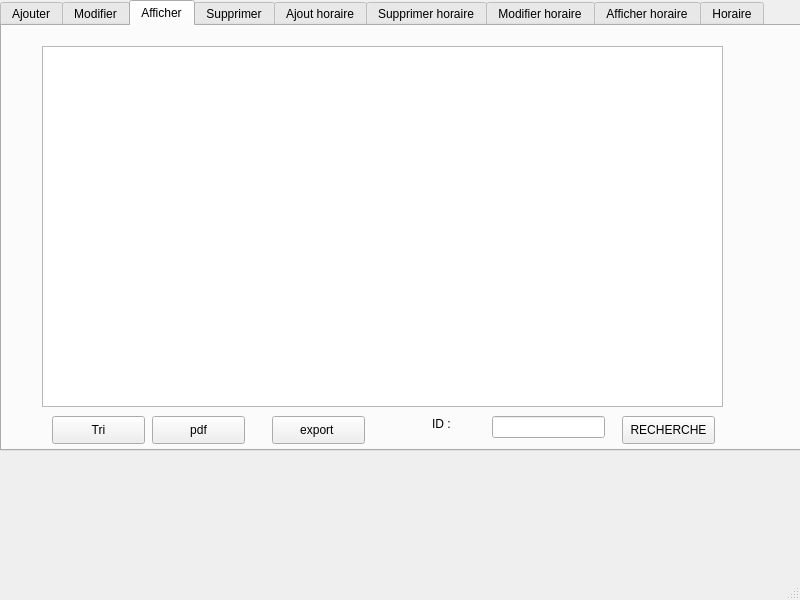
<?xml version="1.0" encoding="UTF-8"?>
<ui version="4.0">
 <class>MainWindow</class>
 <widget class="QMainWindow" name="MainWindow">
  <property name="geometry">
   <rect>
    <x>0</x>
    <y>0</y>
    <width>800</width>
    <height>600</height>
   </rect>
  </property>
  <property name="windowTitle">
   <string>MainWindow</string>
  </property>
  <widget class="QWidget" name="centralwidget">
   <widget class="QTabWidget" name="tabWidget">
    <property name="geometry">
     <rect>
      <x>0</x>
      <y>0</y>
      <width>801</width>
      <height>451</height>
     </rect>
    </property>
    <property name="currentIndex">
     <number>2</number>
    </property>
    <widget class="QWidget" name="tab">
     <attribute name="title">
      <string>Ajouter</string>
     </attribute>
     <widget class="QLabel" name="label">
      <property name="geometry">
       <rect>
        <x>40</x>
        <y>20</y>
        <width>47</width>
        <height>31</height>
       </rect>
      </property>
      <property name="text">
       <string>ID:</string>
      </property>
     </widget>
     <widget class="QLabel" name="label_2">
      <property name="geometry">
       <rect>
        <x>40</x>
        <y>94</y>
        <width>61</width>
        <height>20</height>
       </rect>
      </property>
      <property name="text">
       <string>NOM:</string>
      </property>
     </widget>
     <widget class="QLabel" name="label_3">
      <property name="geometry">
       <rect>
        <x>46</x>
        <y>220</y>
        <width>51</width>
        <height>20</height>
       </rect>
      </property>
      <property name="text">
       <string>ADRESSE:</string>
      </property>
     </widget>
     <widget class="QLineEdit" name="lineEditID">
      <property name="geometry">
       <rect>
        <x>70</x>
        <y>30</y>
        <width>113</width>
        <height>20</height>
       </rect>
      </property>
      <property name="text">
       <string>6</string>
      </property>
     </widget>
     <widget class="QLineEdit" name="lineEdit_NOM">
      <property name="geometry">
       <rect>
        <x>80</x>
        <y>100</y>
        <width>113</width>
        <height>20</height>
       </rect>
      </property>
      <property name="text">
       <string>dhafeur</string>
      </property>
     </widget>
     <widget class="QLineEdit" name="lineEditADRESSE">
      <property name="geometry">
       <rect>
        <x>110</x>
        <y>209</y>
        <width>113</width>
        <height>101</height>
       </rect>
      </property>
      <property name="text">
       <string>rue</string>
      </property>
     </widget>
     <widget class="QPushButton" name="pushButton_ajouter">
      <property name="geometry">
       <rect>
        <x>440</x>
        <y>302</y>
        <width>75</width>
        <height>31</height>
       </rect>
      </property>
      <property name="text">
       <string>ajouter</string>
      </property>
     </widget>
    </widget>
    <widget class="QWidget" name="tab_3">
     <attribute name="title">
      <string>Modifier</string>
     </attribute>
     <widget class="QLabel" name="label_4">
      <property name="geometry">
       <rect>
        <x>50</x>
        <y>30</y>
        <width>61</width>
        <height>41</height>
       </rect>
      </property>
      <property name="text">
       <string>ID:</string>
      </property>
     </widget>
     <widget class="QLabel" name="label_5">
      <property name="geometry">
       <rect>
        <x>50</x>
        <y>100</y>
        <width>61</width>
        <height>20</height>
       </rect>
      </property>
      <property name="text">
       <string>NOM:</string>
      </property>
     </widget>
     <widget class="QLabel" name="label_6">
      <property name="geometry">
       <rect>
        <x>46</x>
        <y>250</y>
        <width>61</width>
        <height>20</height>
       </rect>
      </property>
      <property name="text">
       <string>ADRESSE:</string>
      </property>
     </widget>
     <widget class="QLineEdit" name="lineEdit_4">
      <property name="geometry">
       <rect>
        <x>100</x>
        <y>40</y>
        <width>113</width>
        <height>20</height>
       </rect>
      </property>
      <property name="text">
       <string>6</string>
      </property>
     </widget>
     <widget class="QLineEdit" name="lineEdit_5">
      <property name="geometry">
       <rect>
        <x>110</x>
        <y>100</y>
        <width>131</width>
        <height>20</height>
       </rect>
      </property>
     </widget>
     <widget class="QLineEdit" name="lineEdit_6">
      <property name="geometry">
       <rect>
        <x>120</x>
        <y>200</y>
        <width>121</width>
        <height>101</height>
       </rect>
      </property>
     </widget>
     <widget class="QPushButton" name="pushButton">
      <property name="geometry">
       <rect>
        <x>460</x>
        <y>180</y>
        <width>75</width>
        <height>23</height>
       </rect>
      </property>
      <property name="text">
       <string>modifier</string>
      </property>
     </widget>
    </widget>
    <widget class="QWidget" name="tab_2">
     <attribute name="title">
      <string>Afficher</string>
     </attribute>
     <widget class="QTableView" name="tableView">
      <property name="geometry">
       <rect>
        <x>40</x>
        <y>20</y>
        <width>681</width>
        <height>361</height>
       </rect>
      </property>
     </widget>
     <widget class="QPushButton" name="pushButton_5">
      <property name="geometry">
       <rect>
        <x>50</x>
        <y>390</y>
        <width>93</width>
        <height>28</height>
       </rect>
      </property>
      <property name="text">
       <string>Tri</string>
      </property>
     </widget>
     <widget class="QLineEdit" name="lineEdit_7">
      <property name="geometry">
       <rect>
        <x>490</x>
        <y>390</y>
        <width>113</width>
        <height>22</height>
       </rect>
      </property>
     </widget>
     <widget class="QPushButton" name="pushButton_6">
      <property name="geometry">
       <rect>
        <x>620</x>
        <y>390</y>
        <width>93</width>
        <height>28</height>
       </rect>
      </property>
      <property name="text">
       <string>RECHERCHE</string>
      </property>
     </widget>
     <widget class="QLabel" name="label_15">
      <property name="geometry">
       <rect>
        <x>430</x>
        <y>390</y>
        <width>56</width>
        <height>16</height>
       </rect>
      </property>
      <property name="text">
       <string>ID :</string>
      </property>
     </widget>
     <widget class="QPushButton" name="pushButton_7">
      <property name="geometry">
       <rect>
        <x>270</x>
        <y>390</y>
        <width>93</width>
        <height>28</height>
       </rect>
      </property>
      <property name="text">
       <string>export </string>
      </property>
     </widget>
     <widget class="QPushButton" name="pdf">
      <property name="geometry">
       <rect>
        <x>150</x>
        <y>390</y>
        <width>93</width>
        <height>28</height>
       </rect>
      </property>
      <property name="text">
       <string>pdf</string>
      </property>
     </widget>
    </widget>
    <widget class="QWidget" name="tab_4">
     <attribute name="title">
      <string>Supprimer</string>
     </attribute>
     <widget class="QLabel" name="label_10">
      <property name="geometry">
       <rect>
        <x>130</x>
        <y>170</y>
        <width>47</width>
        <height>14</height>
       </rect>
      </property>
      <property name="text">
       <string>ID:</string>
      </property>
     </widget>
     <widget class="QLineEdit" name="lineEdit_10">
      <property name="geometry">
       <rect>
        <x>200</x>
        <y>160</y>
        <width>113</width>
        <height>31</height>
       </rect>
      </property>
     </widget>
     <widget class="QPushButton" name="pushButton_supprimer">
      <property name="geometry">
       <rect>
        <x>440</x>
        <y>312</y>
        <width>75</width>
        <height>31</height>
       </rect>
      </property>
      <property name="text">
       <string>Supprimer</string>
      </property>
     </widget>
    </widget>
    <widget class="QWidget" name="tab_5">
     <attribute name="title">
      <string>Ajout horaire</string>
     </attribute>
     <widget class="QTimeEdit" name="timeEdit_5">
      <property name="geometry">
       <rect>
        <x>100</x>
        <y>130</y>
        <width>118</width>
        <height>22</height>
       </rect>
      </property>
     </widget>
     <widget class="QTimeEdit" name="timeEdit_6">
      <property name="geometry">
       <rect>
        <x>100</x>
        <y>200</y>
        <width>118</width>
        <height>22</height>
       </rect>
      </property>
     </widget>
     <widget class="QLabel" name="label_12">
      <property name="geometry">
       <rect>
        <x>100</x>
        <y>110</y>
        <width>121</width>
        <height>16</height>
       </rect>
      </property>
      <property name="text">
       <string>Heure ouverture ::</string>
      </property>
     </widget>
     <widget class="QLabel" name="label_13">
      <property name="geometry">
       <rect>
        <x>100</x>
        <y>180</y>
        <width>111</width>
        <height>16</height>
       </rect>
      </property>
      <property name="text">
       <string>Heure fermeture ::</string>
      </property>
     </widget>
     <widget class="QLabel" name="label_14">
      <property name="geometry">
       <rect>
        <x>90</x>
        <y>60</y>
        <width>47</width>
        <height>14</height>
       </rect>
      </property>
      <property name="text">
       <string>Id ::</string>
      </property>
     </widget>
     <widget class="QLineEdit" name="lineEdit">
      <property name="geometry">
       <rect>
        <x>150</x>
        <y>60</y>
        <width>131</width>
        <height>20</height>
       </rect>
      </property>
     </widget>
     <widget class="QPushButton" name="pushButton_2">
      <property name="geometry">
       <rect>
        <x>390</x>
        <y>322</y>
        <width>101</width>
        <height>31</height>
       </rect>
      </property>
      <property name="text">
       <string>Ajouter_horaire</string>
      </property>
     </widget>
    </widget>
    <widget class="QWidget" name="tab_7">
     <attribute name="title">
      <string>Supprimer horaire</string>
     </attribute>
     <widget class="QLineEdit" name="lineEdit_2">
      <property name="geometry">
       <rect>
        <x>180</x>
        <y>140</y>
        <width>151</width>
        <height>20</height>
       </rect>
      </property>
     </widget>
     <widget class="QLabel" name="label_7">
      <property name="geometry">
       <rect>
        <x>130</x>
        <y>120</y>
        <width>61</width>
        <height>51</height>
       </rect>
      </property>
      <property name="text">
       <string>     Id</string>
      </property>
     </widget>
     <widget class="QPushButton" name="pushButton_3">
      <property name="geometry">
       <rect>
        <x>400</x>
        <y>262</y>
        <width>101</width>
        <height>41</height>
       </rect>
      </property>
      <property name="text">
       <string>Supprimer_horaire</string>
      </property>
     </widget>
    </widget>
    <widget class="QWidget" name="tab_8">
     <attribute name="title">
      <string>Modifier horaire</string>
     </attribute>
     <widget class="QLineEdit" name="lineEdit_3">
      <property name="geometry">
       <rect>
        <x>230</x>
        <y>120</y>
        <width>131</width>
        <height>20</height>
       </rect>
      </property>
     </widget>
     <widget class="QTimeEdit" name="timeEdit_7">
      <property name="geometry">
       <rect>
        <x>220</x>
        <y>190</y>
        <width>118</width>
        <height>22</height>
       </rect>
      </property>
     </widget>
     <widget class="QTimeEdit" name="timeEdit_8">
      <property name="geometry">
       <rect>
        <x>220</x>
        <y>260</y>
        <width>118</width>
        <height>22</height>
       </rect>
      </property>
     </widget>
     <widget class="QLabel" name="label_8">
      <property name="geometry">
       <rect>
        <x>170</x>
        <y>130</y>
        <width>47</width>
        <height>14</height>
       </rect>
      </property>
      <property name="text">
       <string>Id:</string>
      </property>
     </widget>
     <widget class="QLabel" name="label_9">
      <property name="geometry">
       <rect>
        <x>130</x>
        <y>190</y>
        <width>81</width>
        <height>20</height>
       </rect>
      </property>
      <property name="text">
       <string>Heure ouverture</string>
      </property>
     </widget>
     <widget class="QLabel" name="label_11">
      <property name="geometry">
       <rect>
        <x>106</x>
        <y>260</y>
        <width>101</width>
        <height>20</height>
       </rect>
      </property>
      <property name="text">
       <string>Heure fermeture</string>
      </property>
     </widget>
     <widget class="QPushButton" name="pushButton_4">
      <property name="geometry">
       <rect>
        <x>394</x>
        <y>340</y>
        <width>101</width>
        <height>23</height>
       </rect>
      </property>
      <property name="text">
       <string>Modifier_horaire</string>
      </property>
     </widget>
    </widget>
    <widget class="QWidget" name="tab_6">
     <attribute name="title">
      <string>Afficher horaire</string>
     </attribute>
     <widget class="QTableView" name="tableView_2">
      <property name="geometry">
       <rect>
        <x>30</x>
        <y>70</y>
        <width>301</width>
        <height>201</height>
       </rect>
      </property>
     </widget>
    </widget>
    <widget class="QWidget" name="tab_9">
     <attribute name="title">
      <string>Horaire</string>
     </attribute>
    </widget>
   </widget>
  </widget>
  <widget class="QMenuBar" name="menubar">
   <property name="geometry">
    <rect>
     <x>0</x>
     <y>0</y>
     <width>800</width>
     <height>26</height>
    </rect>
   </property>
  </widget>
  <widget class="QStatusBar" name="statusbar"/>
 </widget>
 <resources/>
 <connections/>
</ui>
